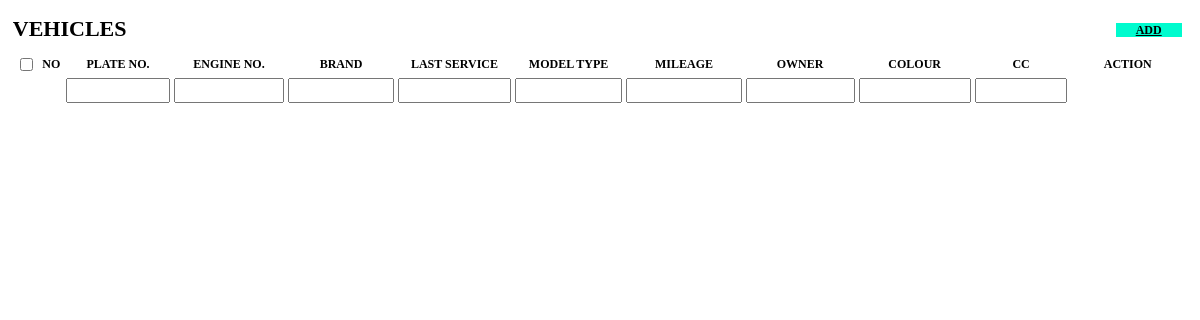
The app's page /module/vehicle/index.php, older data.
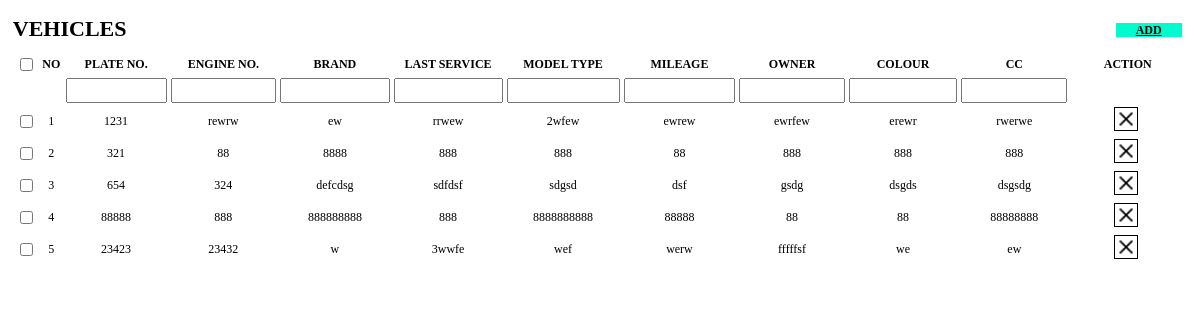
The same page, newer data.
### tables this page shows
CREATE TABLE `vehicle` (
  `vehicle_id` int(11) NOT NULL,
  `plate_no` int(11) DEFAULT NULL,
  `engine_no` varchar(11) DEFAULT NULL,
  `brand` varchar(255) DEFAULT NULL,
  `last_service` varchar(255) DEFAULT NULL,
  `model_type` varchar(255) DEFAULT NULL,
  `mileage` varchar(255) DEFAULT NULL,
  `owner` varchar(255) DEFAULT NULL,
  `colour` varchar(255) DEFAULT NULL,
  `cc` varchar(255) DEFAULT NULL
);

### module/vehicle/index.php (the view, shortened to what this page needs)
<?php
include "../include/connect.php";
$query1 = $connect;
?>
<link rel="stylesheet" href="../include/css/css.css">
<link rel="stylesheet" type="text/css" href="../include/DataTables/datatables.min.css"/>
<main role="main" class="col-md-12 ml-sm-0 col-lg-12 pt-2 px-2" style="background-color: white;">
	<div class="row row2">
		<div class="col-12 title">
			<b>VEHICLES</b>
			<div style="float:right;">
				<a type="button" class="btn btn-green" href="mainIndex.php?page=add_vehicle">ADD</a>&nbsp;
			</div>
		</div>
		<div class="col-12">
			<table id="register" class="display" style="width:100%">
		        <thead>
		            <tr>
						<th style="width:2%;background-image:none !important;"><input type="checkbox" name="check[]" value="" id=""></th>
		                <th style="width:2%;">NO</th>
						<th>PLATE NO.</th>
		                <th>ENGINE NO.</th>
		                <th>BRAND</th>
		                <th>LAST SERVICE</th>
		                <th>MODEL TYPE</th>
		                <th>MILEAGE</th>
		                <th>OWNER</th>
						<th>COLOUR</th>
						<th>CC</th>
		               <th style="width:10%;background-image:none !important;">ACTION</th>
		            </tr>
		        </thead>
		        <tfoot>
		            <tr>
						<th></th>
		                <th></th>
						<th>PLATE NO.</th>
		                <th>ENGINE NO.</th>
		                <th>BRAND</th>
		                <th>LAST SERVICE</th>
		                <th>MODEL TYPE</th>
		                <th>MILEAGE</th>
		                <th>OWNER</th>
						<th>COLOUR</th>
						<th>CC</th>
		                <th></th>
		            </tr>
		        </tfoot>
		        <tbody>
					<?php
						$counter = '';
						$query2 = "SELECT * FROM vehicle";
						if($result2 = mysqli_query($query1,$query2)){
							while($row = mysqli_fetch_assoc($result2)){
								$counter++;
								echo '<tr>';
								echo '<th style="padding:0;background-image:none !important;"><input type="checkbox" name="check[]" value="" id=""></th>';
								echo '<td>'.$counter.'</td>';
								echo '<td>'.$row["plate_no"].'</td>';
								echo '<td>'.$row["engine_no"].'</td>';
								echo '<td>'.$row["brand"].'</td>';
								echo '<td>'.$row["last_service"].'</td>';
								echo '<td>'.$row["model_type"].'</td>';
								echo '<td>'.$row["mileage"].'</td>';
								echo '<td>'.$row["owner"].'</td>';
								echo '<td>'.$row["colour"].'</td>';
								echo '<td>'.$row["cc"].'</td>';
								echo '
									<td>
										<!--<a href="#"><img class="actionbtn" src="../include/img/action/edit.png"></a>&nbsp;
										<a href="#"><img class="actionbtn" src="../include/img/action/search.png"></a>&nbsp;-->
										<a href="../module/add_vehicle/delete.php?value='.$row["vehicle_id"].'"><img class="actionbtn" src="../include/img/action/delete.png"></a>&nbsp;
									</td>
								';
								echo '</tr>';
							}
						}
					?>
		        </tbody>
		    </table>
		</div>
	</div>
</main>

Row changes from the older to the newer data that the page shows:
added vehicle: plate_no "1231", engine_no "rewrw", brand "ew", last_service "rrwew", model_type "2wfew", mileage "ewrew", owner "ewrfew", colour "erewr", cc "rwerwe", $row["vehicle_id"] 5 (drawn)
added vehicle: plate_no "321", engine_no "88", brand "8888", last_service "888", model_type "888", mileage "88", owner "888", colour "888", cc "888", $row["vehicle_id"] 6 (drawn)
added vehicle: plate_no "654", engine_no "324", brand "defcdsg", last_service "sdfdsf", model_type "sdgsd", mileage "dsf", owner "gsdg", colour "dsgds", cc "dsgsdg", $row["vehicle_id"] 7 (drawn)
added vehicle: plate_no "88888", engine_no "888", brand "888888888", last_service "888", model_type "8888888888", mileage "88888", owner "88", colour "88", cc "88888888", $row["vehicle_id"] 8 (drawn)
added vehicle: plate_no "23423", engine_no "23432", brand "w", last_service "3wwfe", model_type "wef", mileage "werw", owner "fffffsf", colour "we", cc "ew", $row["vehicle_id"] 9 (drawn)
